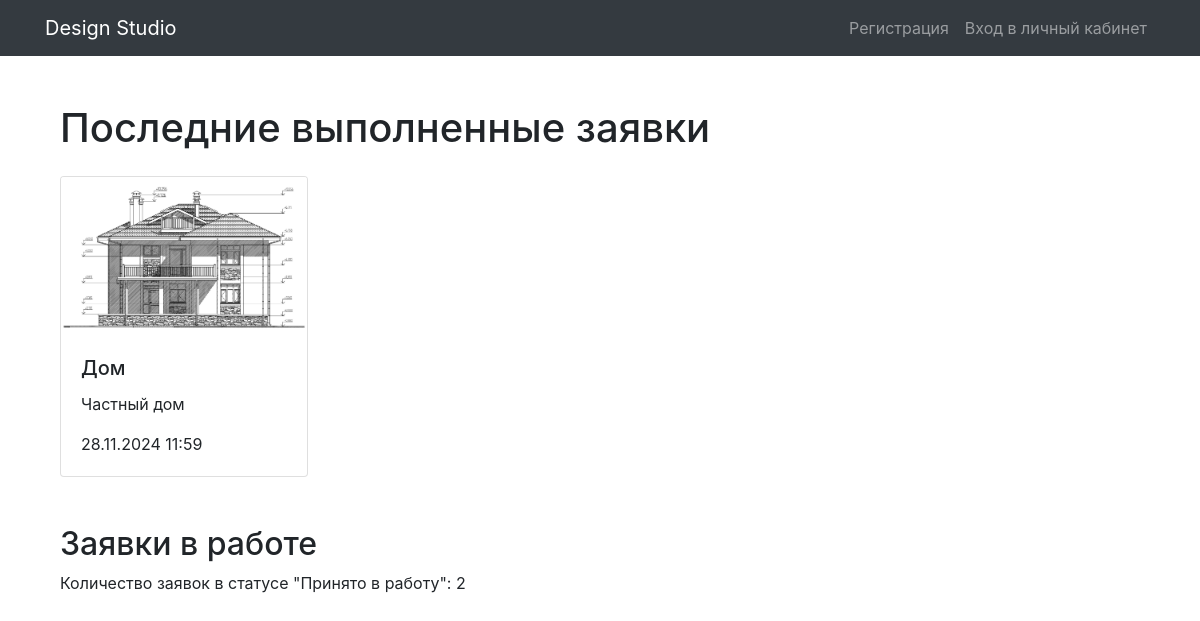
The page / on the database its author committed.
### apps/design/models.py (models this page shows)
class Request(models.Model):
    title = models.CharField(max_length=200)
    description = models.TextField()
    category = models.ForeignKey(Category, on_delete=models.CASCADE)
    photo = models.ImageField(upload_to='request_photos', null=True, blank=True)
    created_at = models.DateTimeField(auto_now_add=True)
    status = models.CharField(max_length=50, default='Новая')
    user = models.ForeignKey(User, on_delete=models.CASCADE)
    comment = models.TextField(null=True, blank=True)

class Category(models.Model):
    name = models.CharField(max_length=100)

### apps/index/views.py (the view)
# urls.py: path('', index_page, name='index_page'),
def index_page(request):
    completed_requests = Request.objects.filter(status='Выполнено').order_by('-created_at')[:4]
    in_progress_count = Request.objects.filter(status='Принято в работу').count()
    return render(request, 'index.html', {
        'completed_requests': completed_requests,
        'in_progress_count': in_progress_count
    })

### apps/index/templates/index.html
{% extends 'base.html' %}
{% block content %}
<div class="container my-5">
    <h1 class="mb-4">Последние выполненные заявки</h1>
    <div class="row">
        {% for request in completed_requests %}
        <div class="col-md-3 mb-4">
            <div class="card">
                {% if request.photo %}
                <img src="{{ request.photo.url }}" class="card-img-top" alt="{{ request.title }}">
                {% else %}
                <img src="https://via.placeholder.com/150" class="card-img-top" alt="{{ request.title }}">
                {% endif %}
                <div class="card-body">
                    <h5 class="card-title">{{ request.title }}</h5>
                    <p class="card-text">{{ request.category.name }}</p>
                    <p class="card-text">{{ request.created_at|date:"d.m.Y H:i" }}</p>
                </div>
            </div>
        </div>
        {% empty %}
        <div class="col-md-12">
            <p>Нет выполненных заявок.</p>
        </div>
        {% endfor %}
    </div>
    <div class="mt-4">
        <h2>Заявки в работе</h2>
        <p>Количество заявок в статусе "Принято в работу": {{ in_progress_count }}</p>
    </div>
</div>
{% endblock %}

### rows shown on the page
Request: photo (picture), title "Дом", category.name "Частный дом", created_at "28.11.2024 11:59"

### other values the page prints
{{ in_progress_count }} "2"
